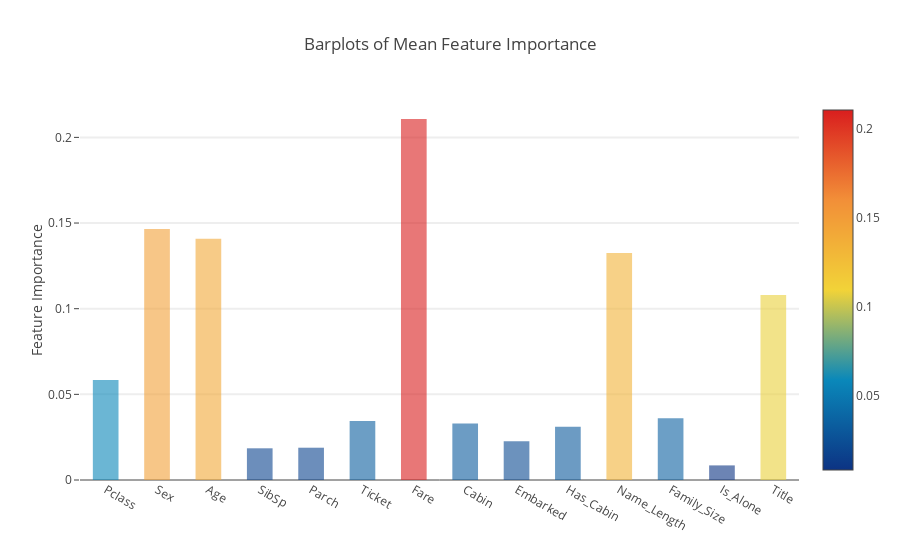

Notebook code cell kept with this figure:
### Code cell
y = feature_dataframe['mean'].values
x = feature_dataframe['features'].values
data = [go.Bar(
            x= x,
             y= y,
            width = 0.5,
            marker=dict(
               color = feature_dataframe['mean'].values,
            colorscale='Portland',
            showscale=True,
            reversescale = False
            ),
            opacity=0.6
        )]

layout= go.Layout(
    autosize= True,
    title= 'Barplots of Mean Feature Importance',
    hovermode= 'closest',
#     xaxis= dict(
#         title= 'Pop',
#         ticklen= 5,
#         zeroline= False,
#         gridwidth= 2,
#     ),
    yaxis=dict(
        title= 'Feature Importance',
        ticklen= 5,
        gridwidth= 2
    ),
    showlegend= False
)
fig = go.Figure(data=data, layout=layout)
py.iplot(fig, filename='bar-direct-labels')

### Figure 1 — Plotly figure (JSON) as saved in the notebook; plotly's stock layout.template omitted (floating-point values rounded to 4 significant figures)
{"data": [{"marker": {"color": [0.0583, 0.1466, 0.1408, 0.01851, 0.01885, 0.03444, 0.2107, 0.03294, 0.02267, 0.03106, 0.1325, 0.03598, 0.008529, 0.108], "colorscale": "Portland", "reversescale": false, "showscale": true}, "opacity": 0.6, "type": "bar", "width": 0.5, "x": ["Pclass", "Sex", "Age", "SibSp", "Parch", "Ticket", "Fare", "Cabin", "Embarked", "Has_Cabin", "Name_Length", "Family_Size", "Is_Alone", "Title"], "y": [0.0583, 0.1466, 0.1408, 0.01851, 0.01885, 0.03444, 0.2107, 0.03294, 0.02267, 0.03106, 0.1325, 0.03598, 0.008529, 0.108]}], "layout": {"autosize": true, "hovermode": "closest", "showlegend": false, "title": "Barplots of Mean Feature Importance", "yaxis": {"gridwidth": 2, "ticklen": 5, "title": "Feature Importance"}}}
